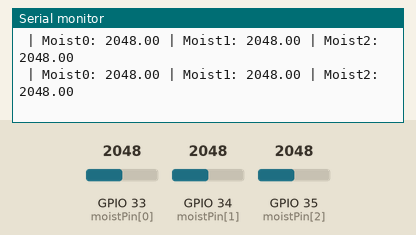
Recording of a sketch running on a simulated ESP32. Parts: the last lines printed to the serial monitor. Inputs (shaded band) come from the test bench; at power-on: GPIO 33 (moistPin[0]) = 2048, GPIO 35 (moistPin[2]) = 2048, GPIO 34 (moistPin[1]) = 2048.

Above: at 1.2 s.
1.3 s: GPIO 33 (moistPin[0]) set to 1041
At 1.9 s:
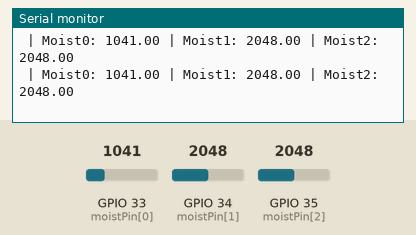
2.8 s: GPIO 33 (moistPin[0]) set to 963
At 3.3 s:
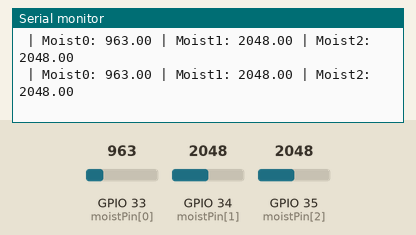
5.8 s: GPIO 35 (moistPin[2]) set to 1027
At 6.5 s:
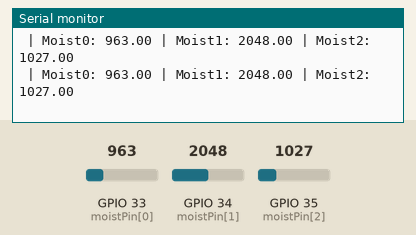
7.3 s: GPIO 35 (moistPin[2]) set to 952
At 7.8 s:
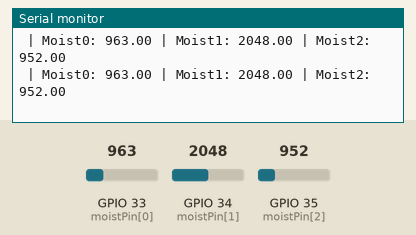
Timing chart, 0 to 10.3 s (numbered marks = the images above; inputs shaded):
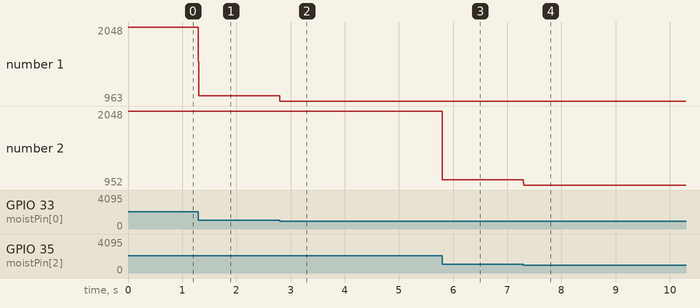

The sketch:

basic_soil_moisture.ino
```cpp
int moistPin[3] = {33, 34, 35};
float moistAdc[3] = {0, 0, 0};

void setup() {
  Serial.begin(115200);

  // set all moisture sensor pin to input
  for (int i = 0; i < 3; i++) {
    pinMode(moistPin[i], INPUT);
  }
}

void loop() {

  // loop each sensor and read
  for (int i = 0; i < 3; i++) {
    // read sensor
    moistAdc[i] = analogRead(moistPin[i]);

    // show serial monitor
    Serial.print(" | Moist" + String(i) + ": " + String(moistAdc[i]));
  }

  Serial.println("");
}
```

Measured:
- after the input at 1.3 s, the serial monitor: prints a new line at once (image 1)
- after the input at 2.8 s, the serial monitor: prints a new line at once (image 2)
- after the input at 5.8 s, the serial monitor: prints a new line at once (image 3)
- after the input at 7.3 s, the serial monitor: prints a new line at once (image 4)
- plotted number 1: 2048 → 1041 after the input at 1.3 s, 1041 → 963 after the input at 2.8 s
- plotted number 2: 2048 → 1027 after the input at 5.8 s, 1027 → 952 after the input at 7.3 s
